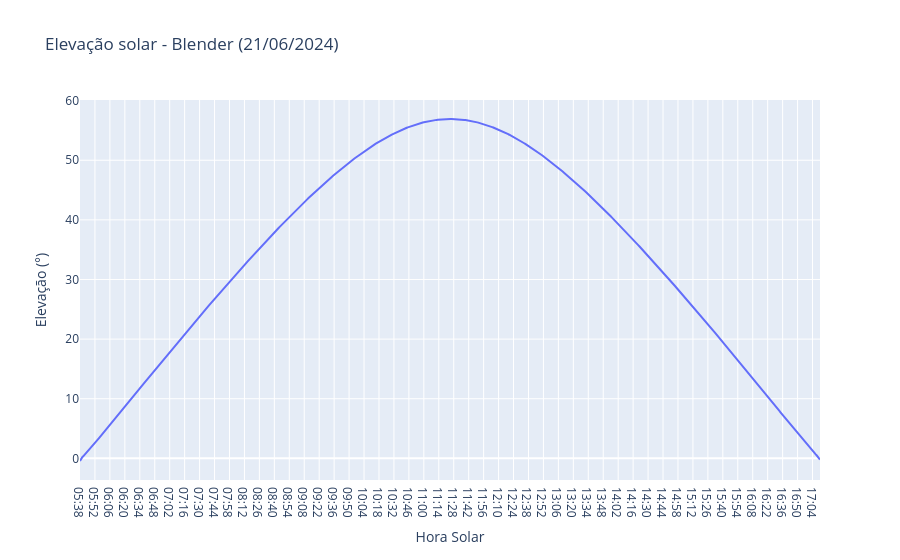
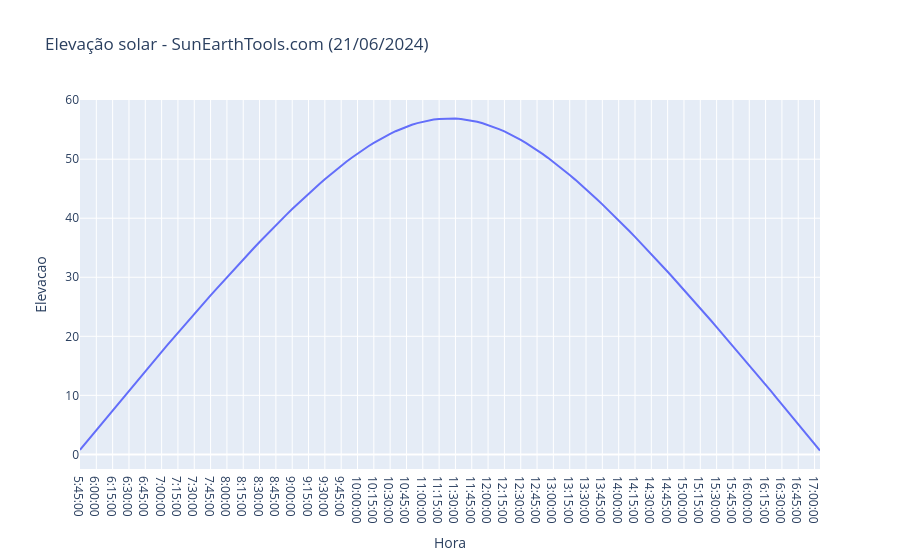
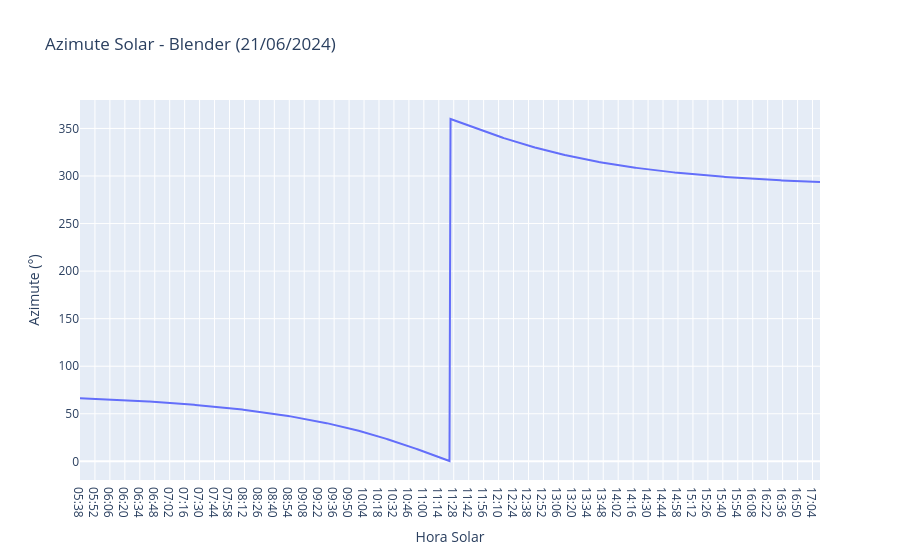
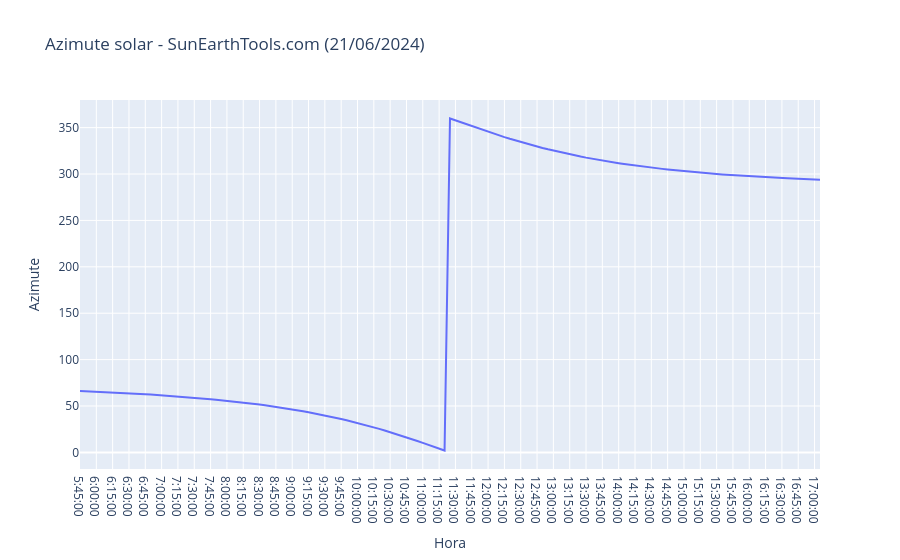

The cell these charts' notebook holds for them, in order:
### Code cell
#Plots de Elevação e Azimute (individuais)

#Elevação solar no blender
fig = px.line(df2, x ='Hora Solar', y = "Elevação (°)", title="Elevação solar - Blender (21/06/2024)")
fig.show()

#Verificando o comportamento da elevação solar no SunEarthTools.com
fig = px.line(df1, x ='Hora', y = "Elevacao", title="Elevação solar - SunEarthTools.com (21/06/2024)")
fig.show()

#Verificando o comportamento da elevação solar no Blender

fig = px.line(df2, x ='Hora Solar', y = "Azimute (°)", title="Azimute Solar - Blender (21/06/2024)")
fig.show()

#Verificando o comportamento da azimute solar no SunEarthTools.com

fig = px.line(df1, x ='Hora', y = "Azimute", title="Azimute solar - SunEarthTools.com (21/06/2024)")
fig.show()

### Figure 1 — Plotly figure (JSON) as saved in the notebook; plotly's stock layout.template omitted (floating-point values rounded to 4 significant figures; data arrays with more than 128 entries replaced by an {"elided": "..."} marker saying what was removed)
{"data": [{"hovertemplate": "Hora Solar=%{x}<br>Elevação (°)=%{y}<extra></extra>", "legendgroup": "", "line": {"color": "#636efa", "dash": "solid"}, "marker": {"symbol": "circle"}, "mode": "lines", "name": "", "orientation": "v", "showlegend": false, "type": "scatter", "x": {"elided": "694 str values"}, "xaxis": "x", "y": {"elided": "694 float values"}, "yaxis": "y"}], "layout": {"legend": {"tracegroupgap": 0}, "title": {"text": "Elevação solar - Blender (21/06/2024)"}, "xaxis": {"anchor": "y", "domain": [0, 1], "title": {"text": "Hora Solar"}}, "yaxis": {"anchor": "x", "domain": [0, 1], "title": {"text": "Elevação (°)"}}}}

### Figure 2 — Plotly figure (JSON) as saved in the notebook; plotly's stock layout.template omitted (floating-point values rounded to 4 significant figures; data arrays with more than 128 entries replaced by an {"elided": "..."} marker saying what was removed)
{"data": [{"hovertemplate": "Hora=%{x}<br>Elevacao=%{y}<extra></extra>", "legendgroup": "", "line": {"color": "#636efa", "dash": "solid"}, "marker": {"symbol": "circle"}, "mode": "lines", "name": "", "orientation": "v", "showlegend": false, "type": "scatter", "x": {"elided": "137 str values"}, "xaxis": "x", "y": {"elided": "137 float values"}, "yaxis": "y"}], "layout": {"legend": {"tracegroupgap": 0}, "title": {"text": "Elevação solar - SunEarthTools.com (21/06/2024)"}, "xaxis": {"anchor": "y", "domain": [0, 1], "title": {"text": "Hora"}}, "yaxis": {"anchor": "x", "domain": [0, 1], "title": {"text": "Elevacao"}}}}

### Figure 3 — Plotly figure (JSON) as saved in the notebook; plotly's stock layout.template omitted (floating-point values rounded to 4 significant figures; data arrays with more than 128 entries replaced by an {"elided": "..."} marker saying what was removed)
{"data": [{"hovertemplate": "Hora Solar=%{x}<br>Azimute (°)=%{y}<extra></extra>", "legendgroup": "", "line": {"color": "#636efa", "dash": "solid"}, "marker": {"symbol": "circle"}, "mode": "lines", "name": "", "orientation": "v", "showlegend": false, "type": "scatter", "x": {"elided": "694 str values"}, "xaxis": "x", "y": {"elided": "694 float values"}, "yaxis": "y"}], "layout": {"legend": {"tracegroupgap": 0}, "title": {"text": "Azimute Solar - Blender (21/06/2024)"}, "xaxis": {"anchor": "y", "domain": [0, 1], "title": {"text": "Hora Solar"}}, "yaxis": {"anchor": "x", "domain": [0, 1], "title": {"text": "Azimute (°)"}}}}

### Figure 4 — Plotly figure (JSON) as saved in the notebook; plotly's stock layout.template omitted (floating-point values rounded to 4 significant figures; data arrays with more than 128 entries replaced by an {"elided": "..."} marker saying what was removed)
{"data": [{"hovertemplate": "Hora=%{x}<br>Azimute=%{y}<extra></extra>", "legendgroup": "", "line": {"color": "#636efa", "dash": "solid"}, "marker": {"symbol": "circle"}, "mode": "lines", "name": "", "orientation": "v", "showlegend": false, "type": "scatter", "x": {"elided": "137 str values"}, "xaxis": "x", "y": {"elided": "137 float values"}, "yaxis": "y"}], "layout": {"legend": {"tracegroupgap": 0}, "title": {"text": "Azimute solar - SunEarthTools.com (21/06/2024)"}, "xaxis": {"anchor": "y", "domain": [0, 1], "title": {"text": "Hora"}}, "yaxis": {"anchor": "x", "domain": [0, 1], "title": {"text": "Azimute"}}}}
